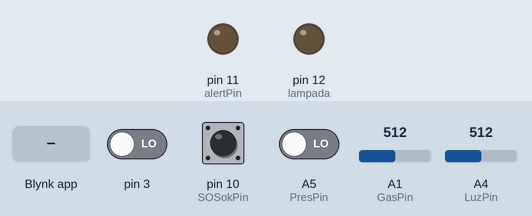
This sketch was run on a simulated Arduino Uno, built with avr-gcc and run on an emulated ATmega328P. Shown: output pins drawn as LEDs (lit = HIGH). Inputs (shaded band) come from the test bench; at power-on: pin 3 LOW, pin 10 (SOSokPin) LOW, A1 (GasPin) = 512, A4 (LuzPin) = 512, A5 (PresPin) LOW. WiFi joins after 1.5 s; servers stay silent unless stated.

Above: at 3.3 s.
3.4 s: pin 3 driven HIGH
At 4.5 s:
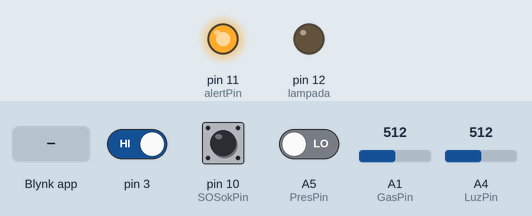
5.6 s: Blynk app writes 1 to V3
At 5.9 s:
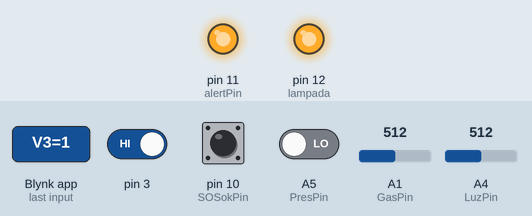
7.1 s: pin 10 (SOSokPin) pulled HIGH for 0.15 s
At 8.7 s:
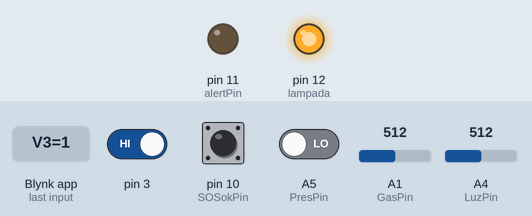
9.6 s: Blynk app writes 0 to V3
At 10.1 s:
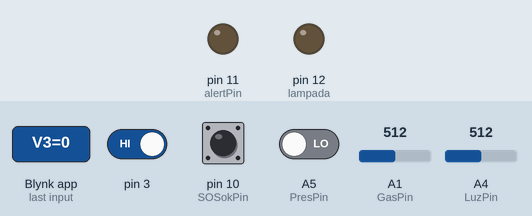
11.1 s: Blynk app writes 1 to V31
At 12.2 s:
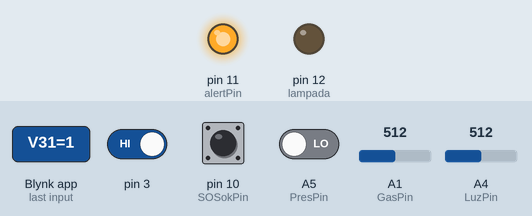
Timing chart, 0 to 13.6 s (numbered marks = the images above; inputs shaded):
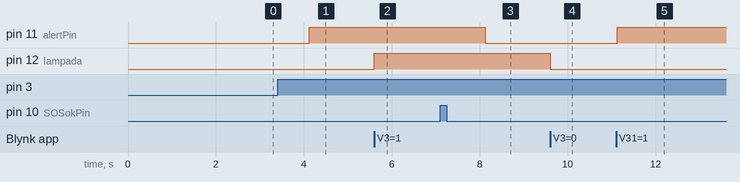

The sketch:

Elderaid_v14.ino
```cpp
// (licence header left out)
//1.Conexão Wifi pelo ESP 01, com Arduino Mega

      //#define BLYNK_PRINT Serial    // Comment this out to disable prints and save space
      #include <ESP8266_Lib.h>
      #include <BlynkSimpleShieldEsp8266.h>

      // You should get Auth Token in the Blynk App.
      // Go to the Project Settings (nut icon).
      //char auth[] = "607cc39ee6de48708f1b831dacb40e37"; //Auth do Blynk
      char auth[] = "7fb8c29988504f5ab263b797a869827b"; //Auth do server Oficial
      //char auth[] = "fa1f8e6aecba4c089278ee5128073c3e"; //Auth do server Oficial, só este módulo

      // Your WiFi credentials.
      // Set password to "" for open networks.
      char ssid[] = "dee848";
      char pass[] = "272137463";
      char server[] = "elderaid.me";
      int port = 8442;
      //char ssid[] = "VTH";
      //char pass[] = "charizard";

      // Hardware Serial on Mega, Leonardo, Micro...
      #define EspSerial Serial

      // Your ESP8266 baud rate:
      #define ESP8266_BAUD 115200

      ESP8266 wifi(&EspSerial);


//2. Programa do Módulo de Automação Residencial

      //#include <BlynkSimpleStream.h>
      #include <SimpleTimer.h>
      //#include <WidgetRTC.h>

      float presenca = 0; //Valor final
      float presencaAnt = 0; //Valor anterior
      int contPres = 0;
      float gas = 0;

      //Para ler valor do botão de SOS

      //Para sensor de luz
      int LuzPin = A4;
      //Para sensor de presença
      int PresPin = A5;
      //Para sensor de gás
      int GasPin = A1;
      //Para lâmpada
      int lampada = 12;
      int lampadavirtual = 0;
      int cont = 0;
      int lampadaconfig = 0;

      //Para buzzer e led de alerta
      int alertPin = 11;
      int SOS = 0; //SOS pelo botão físico
      int lastSOSapp = 0; //SOS pelo botão virtual
      int alerta = 0; //estado do buzzer e led
      int SOSokPin = 10; //Botão de SOS ok físico

      //Variável auxiliar de controle
      int primeiraVez;
      int contOff;

      // Attach virtual serial terminal to Virtual Pin V0
      WidgetTerminal terminal(V0);

      //led 1 para botão de Pânico/SOS
      WidgetLED led1(V1);

      //led2 para luz ambiente
      WidgetLED led2(V4);

      //led3 para presença
      WidgetLED led3(V5);

      //led4 para gás
      WidgetLED led4(V15);

      //led5 para conexão
      WidgetLED led5(V18);

      //led6 para watchdog
      WidgetLED led6(V19);

      //led7 para leitura do atuador deste módulo de luz
      WidgetLED led7(V29);

      SimpleTimer timer;
      //WidgetRTC rtc;

      //BLYNK_ATTACH_WIDGET(rtc, V31);

      //Para input da lâmpada a partir do app
      BLYNK_WRITE(V3)
      {
        if ((param.asInt()==1)and(lampadaconfig==0))
        {
          digitalWrite(lampada, HIGH);
        }
        else if ((param.asInt()==0)and(lampadaconfig==0))
        {
          digitalWrite(lampada, LOW);
        }
        else{
          digitalWrite(lampada, LOW);
        }
      }

      //Para input de SOS a partir do app
      BLYNK_WRITE(V28)
      {
        if (param.asInt()==1)
        {
          lampadaconfig = 1;
        }
        else
        {
          lampadaconfig = 0;
        }
      }


      //Para configurar o modo de acionamento do atuador
      BLYNK_WRITE(V31)
      {
        if ((lastSOSapp==0)and(param.asInt()==1))
        {
          SOS = 1;
          alerta = 1;
        }
        else if ((lastSOSapp==1)and(param.asInt()==0))
        {
          SOS = 0;
          alerta = 0;
        }
        else{
          SOS = 0;
          alerta = 0;
        }
        lastSOSapp = param.asInt();
      }


      void OfflineMode()
      {
        //Modo Offline
        //Para acender e apagar a lâmpada automaticamente

        if ((digitalRead(PresPin) > 0)and(analogRead(LuzPin)<700)) //Para acender a luz automaticamente
        {
          digitalWrite(lampada, HIGH);
        }
        else if (contOff == 10000){
          digitalWrite(lampada, LOW);
          contOff = 0;
        }

        contOff = contOff + 1;

      }


      void atualizaApp()
      {
        led6.on();  //Led de watchdog

        Blynk.run();


        if (digitalRead(lampada)){
          led7.on();
        } else{
          led7.off();
        }

        Blynk.run();

        //Para a conexão
        if (led5.getValue()){
          led5.off();
        }else{
          led5.on();
        }

        Blynk.run();
        //Para o RTC
        //String currentTime = String(hour()) + ":" + minute() + ":" + second();
        //String currentDate = String(day()) + "/" + month() + "/" + year();

        //Caso de SOS
        if (SOS == 1){
          terminal.println("SOCORRO!");
          terminal.flush();
          Blynk.tweet("#ElderAid SOCORRO!");
          Blynk.email("ElderAid SOS","SOCORRO de ElderAid!");
          Blynk.notify("SOS de ElderAid!!!");
          SOS = 0;
        }

        Blynk.run();

        if (alerta == 1){
          digitalWrite(alertPin, HIGH);
          led1.on();
        }else {
          digitalWrite(alertPin, LOW);
          led1.off();
        }

        Blynk.run();

        if (digitalRead(SOSokPin) == HIGH){
          alerta = 0;
        }

        Blynk.run();


        //Caso de Gás vazando
        if (analogRead(GasPin)>500)
        {
          led4.on();
          terminal.println("Vazamento detectado!");
          terminal.flush();
          //Blynk.tweet("#ElderAid Vazamento de Gás!");
          Blynk.email("ElderAid Gás","Vazamento de Gás!");
          Blynk.notify("Vazamento de Gás!");
        } else {
          led4.off();
        }

        Blynk.run();

        //Caso de termos luz ambiente
        if (analogRead(LuzPin)>600)
        {
          led2.on();
        }
        else
        {
          led2.off();
        }
        Blynk.virtualWrite(V14, analogRead(LuzPin));

        Blynk.run();

        //Para o sensor de presença
        contPres = contPres + 1;
        presencaAnt = presencaAnt + digitalRead(PresPin)*10.0;
        if (contPres == 3){
          presenca = presencaAnt/3;
          contPres = 0;
          presencaAnt = 0.0;
        }

        Blynk.run();

        if (presenca > 5.0)
        {
          led3.on();
        }
        else{
          led3.off();
        }
        Blynk.virtualWrite(V30, presenca);

        Blynk.run();

        //Para acender e apagar a lâmpada automaticamente
        cont = cont + 1;
        if ((presenca > 5.0)and(analogRead(LuzPin)<600)and(lampadaconfig==1)) //Para acender a luz rapidamente, modo automático
        {
          digitalWrite(lampada, HIGH);
        }

        Blynk.run();

        if (cont == 30)
        {
          if ((presenca > 5.0)and(analogRead(LuzPin)<600)and(lampadaconfig==1)) //Se tiver alguém e não termos luz ambiente ou lâmpada não estiver setada em high pelo app
          {
            digitalWrite(lampada, HIGH);
          } else if(lampadaconfig==1){
            digitalWrite(lampada, LOW);
          }
          cont = 0;
        }


        Blynk.run();
        //Para o RTC
//        if (primeiraVez == 1)
//        {
//          if ((hour()>6)and(hour()<12))
//          {
//              terminal.println("Bom dia!");
//          }
//          else if (hour()<18)
//          {
//              terminal.println("Boa tarde!");
//          }
//          else
//          {
//              terminal.println("Boa noite!");
//          }
//          terminal.println(currentDate);
//          terminal.println(currentTime);
//          terminal.flush();
//        }
//        else{}
        primeiraVez = 0;

        Blynk.run();
        if (Blynk.connected() == false)
        {
          OfflineMode();
        }
      }


void intSOS(){
  if (digitalRead(3)){
    SOS = 1;
    alerta = 1;
  }
}


void setup()
{
  // Set console baud rate
  Serial.begin(115200);
  delay(10);
  // Set ESP8266 baud rate
  EspSerial.begin(ESP8266_BAUD);
  delay(10);

  Blynk.begin(auth, wifi, ssid, pass, server, port);


  pinMode(lampada, OUTPUT);
  pinMode(alertPin, OUTPUT);

  pinMode(3,INPUT);

   if (Blynk.connect() == false) {
    // Wait until connected
    OfflineMode();
   }


   //Set interval timer
   timer.setInterval(1000L, atualizaApp);

   // This will print Blynk Software version to the Terminal Widget when
   // your hardware gets connected to Blynk Server
   terminal.println("");
   terminal.println("ElderAid v.014");
   terminal.println("Sistema de Apoio a Idosos");
   terminal.println("2016-02");
   terminal.flush();

   //led inicialmente desligado
   led1.off();
   led2.off();
   led3.off();
   led4.off();
   led5.off();
   led6.on();


   // Begin synchronizing time
   //rtc.begin();

   primeiraVez = 1;

   cont = 0;

   attachInterrupt(1,intSOS,RISING); //Configurando a interrupção do botão de SOS (deve estar conectado no pino D2 do Arduino Uno

}

void loop()
{
  Blynk.run();
  timer.run();
}
```

Measured:
- after the input at 3.4 s, pin 11 (alertPin): LOW → HIGH after 0.72 s
- after the input at 5.6 s, pin 12 (lampada): LOW → HIGH at once
- after the input at 7.1 s, pin 11 (alertPin): HIGH → LOW after 1.0 s
- after the input at 9.6 s, pin 12 (lampada): HIGH → LOW at once
- after the input at 11.1 s, pin 11 (alertPin): LOW → HIGH at once
